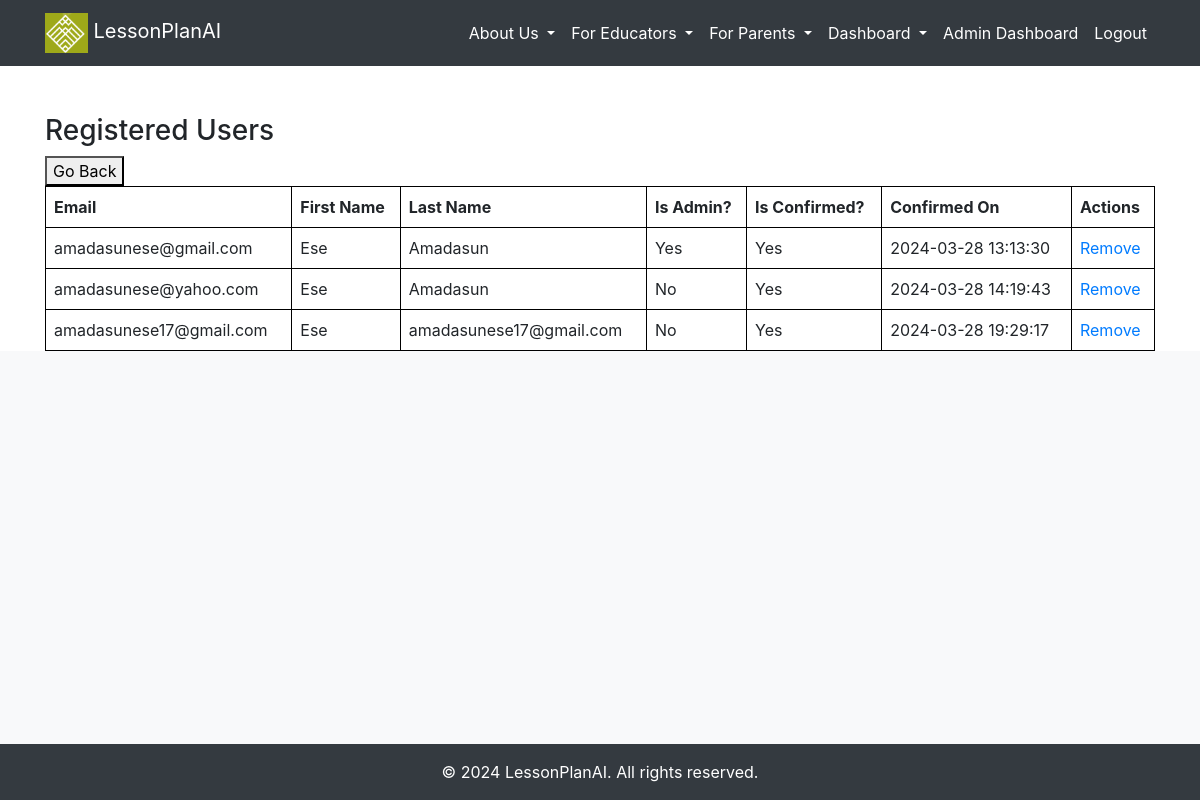
Screenshot of /admin_users (signed in) with the database file from the repository.
### src/accounts/models.py (models this page shows, shortened)
class User(UserMixin, db.Model):
    __tablename__ = "users"
    id = db.Column(db.Integer, primary_key=True)
    email = db.Column(db.String, unique=True, nullable=False)
    first_name = db.Column(db.String, nullable=False)
    last_name = db.Column(db.String, nullable=False)
    password = db.Column(db.String, nullable=False)
    created_on = db.Column(db.DateTime, nullable=False)
    is_admin = db.Column(db.Boolean, nullable=False, default=False)
    is_confirmed = db.Column(db.Boolean, nullable=True, default=False)
    confirmed_on = db.Column(db.DateTime, nullable=True)
    subscription = db.relationship('Subscription', backref='user', uselist=False)
    tutor = db.relationship('Tutor', backref='user', uselist=False)

### src/core/views.py (the view)
@core_bp.route('/admin_users')
@login_required
def manage_users():
    if not current_user.is_admin:
        flash('Access denied: You must be an admin to view this page.', 'danger')
        return redirect(url_for('core.index'))
    """Query users with subscriptions"""
    users_with_subscriptions = User.query.options(joinedload(User.subscription)).all()
    return render_template('core/manage_users.html', users=users_with_subscriptions)

### src/__init__.py (called while the page is built)
@login_manager.user_loader
def load_user(user_id):
    return User.query.filter(User.id == int(user_id)).first()

### src/templates/core/manage_users.html
{% extends '_base.html' %}
{% block content %}
  <h3>Registered Users</h3>
  <button onclick="window.history.back();">Go Back</button>
  <table style="border-collapse: collapse; width: 100%;">
    <tr>
      <th style="border: 1px solid black;">Email</th>
      <th style="border: 1px solid black;">First Name</th>
      <th style="border: 1px solid black;">Last Name</th>
      <th style="border: 1px solid black;">Is Admin?</th>
      <th style="border: 1px solid black;">Is Confirmed?</th>
      <th style="border: 1px solid black;">Confirmed On</th>
      <th style="border: 1px solid black;">Actions</th>
    </tr>
    {% for user in users %}
      <tr>
        <td style="border: 1px solid black;">{{ user.email }}</td>
        <td style="border: 1px solid black;">{{ user.first_name }}</td>
        <td style="border: 1px solid black;">{{ user.last_name }}</td>
        <td style="border: 1px solid black;">{{ 'Yes' if user.is_admin else 'No' }}</td>
        <td style="border: 1px solid black;">{{ 'Yes' if user.is_confirmed else 'No' }}</td>
        <td style="border: 1px solid black;">{{ user.confirmed_on.strftime('%Y-%m-%d %H:%M:%S') if user.confirmed_on else 'Not Confirmed' }}</td>
        <td style="border: 1px solid black;">
          <a href="{{ url_for('core.delete_user', user_id=user.id) }}">Remove</a>
        </td>
      </tr>
    {% endfor %}
  </table>
{% endblock %}

### src/static/styles.css (style rules this page uses)
a { text-decoration: none; }
body { display: flex; flex-direction: column; min-height: 100vh; }
table { width: 100%; border-collapse: collapse; }
th, td { border: 1px solid black; padding: 8px; text-align: left; }

### rows the page displays
User: email "amadasunese@gmail.com", first_name "Ese", last_name "Amadasun", is_admin "Yes", is_confirmed "Yes", confirmed_on "2024-03-28 13:13:30"
User: email "amadasunese@yahoo.com", first_name "Ese", last_name "Amadasun", is_admin "No", is_confirmed "Yes", confirmed_on "2024-03-28 14:19:43"
User: email "amadasunese17@gmail.com", first_name "Ese", last_name "amadasunese17@gmail.com", is_admin "No", is_confirmed "Yes", confirmed_on "2024-03-28 19:29:17"
